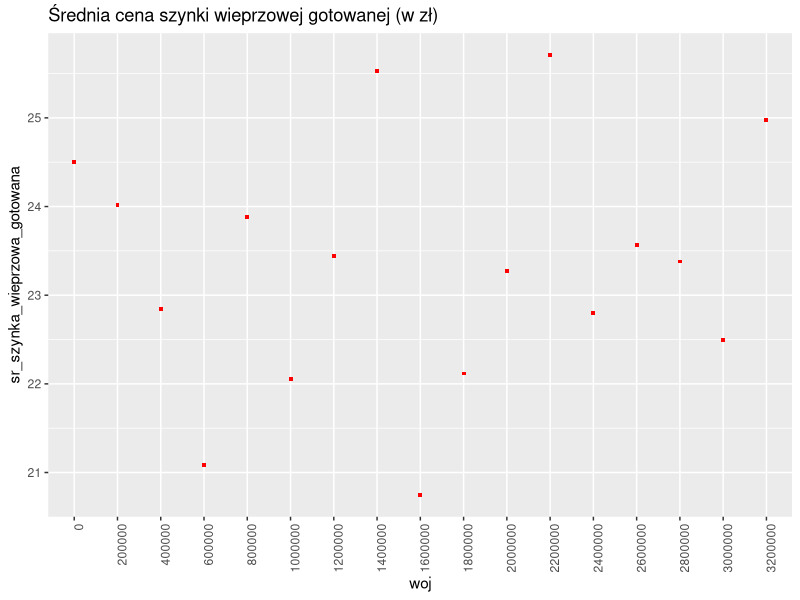
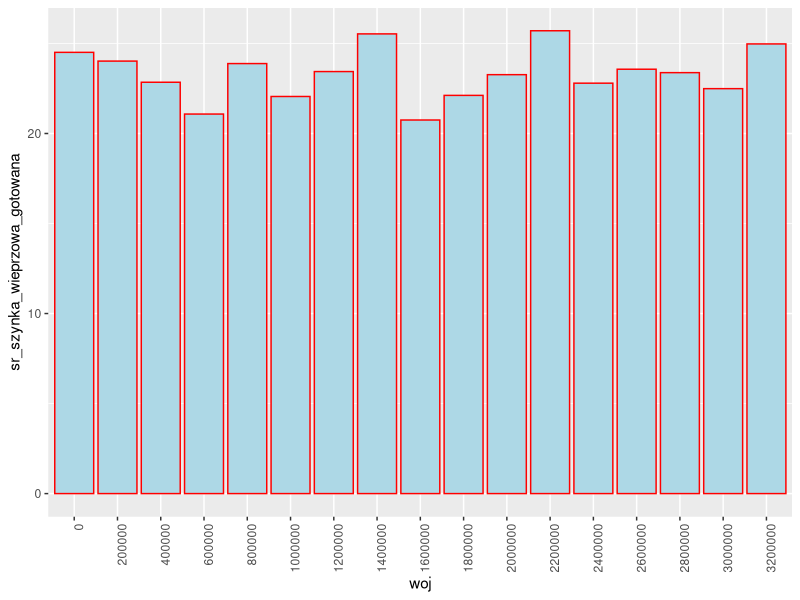
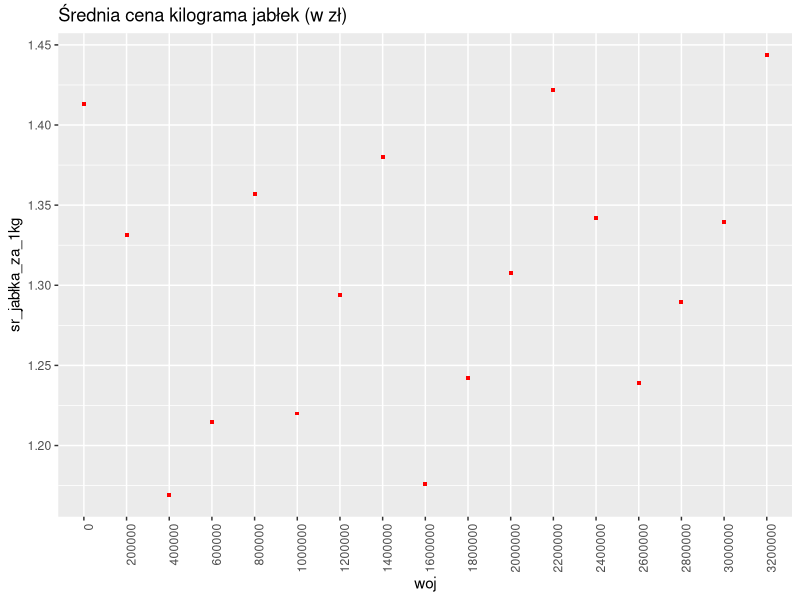
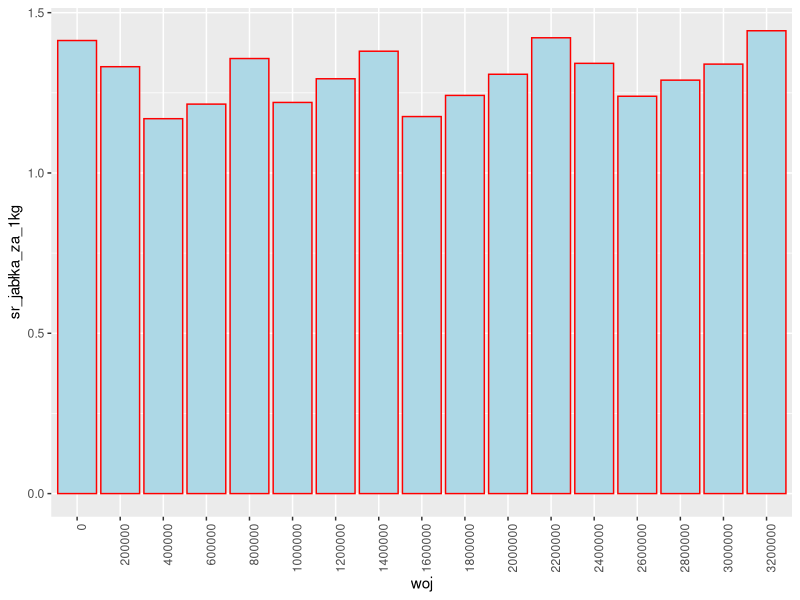
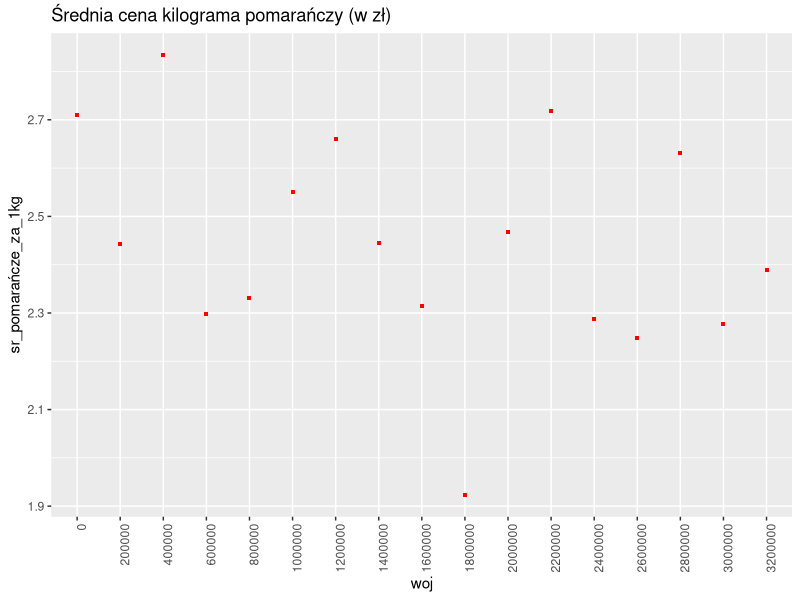
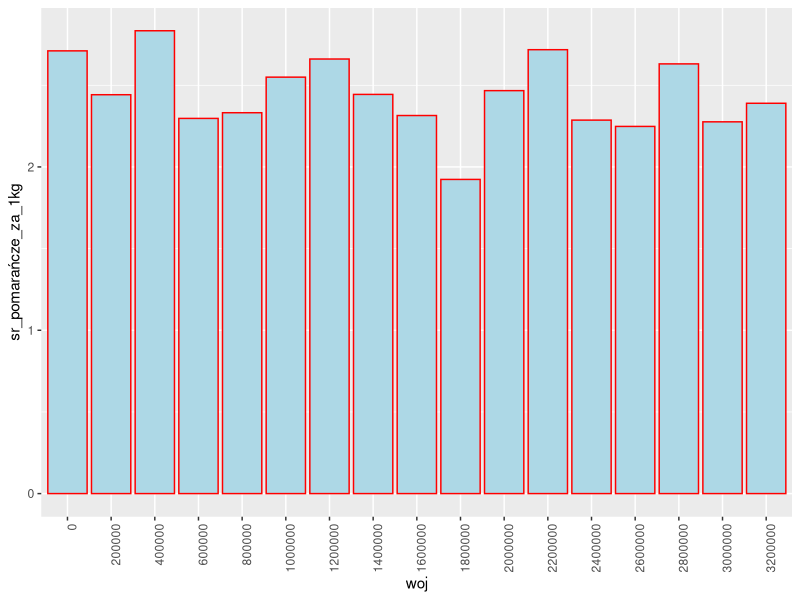
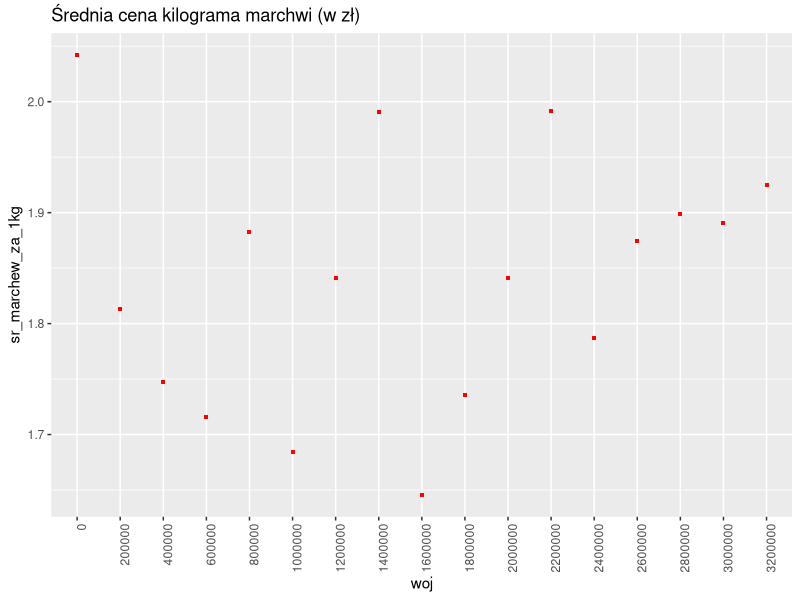
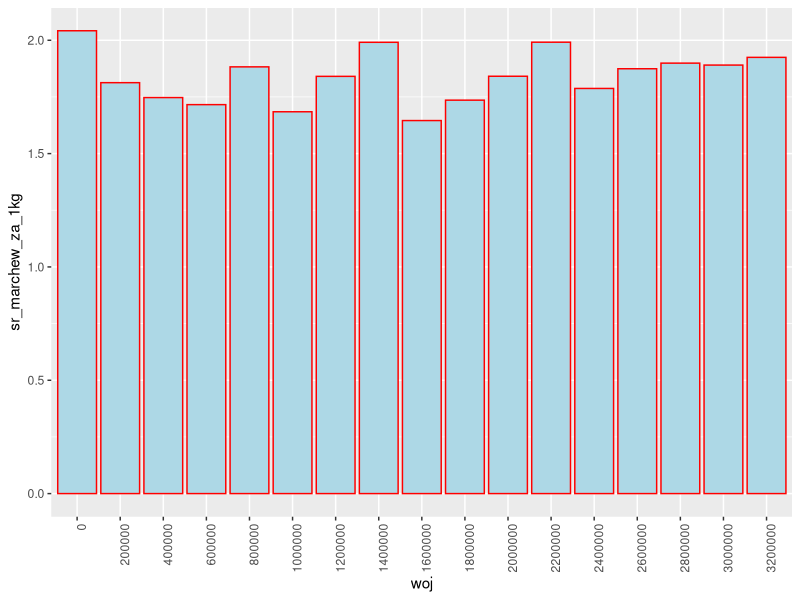

Source code (R) for these figures, in order:
library(ggplot2)
library(tidyverse)
library(zoo)

tab<-read.csv(file="ceny.csv",sep=";",dec=",",encoding = "UTF-8")

View(tab)
names(tab)
names(tab)[1:8]

names(tab)[3:16]<-paste0("szynka_wieprzowa_gotowana",c("2006","2007","2008","2009","2010","2011","2012","2013","2014","2015","2016","2017","2018","2019"))
names(tab)[17:30]<-paste0("jabłka_za_1kg",c("2006","2007","2008","2009","2010","2011","2012","2013","2014","2015","2016","2017","2018","2019"))
names(tab)[31:44]<-paste0("pomarańcze_za_1kg",c("2006","2007","2008","2009","2010","2011","2012","2013","2014","2015","2016","2017","2018","2019"))
names(tab)[45:58]<-paste0("marchew_za_1kg",c("2006","2007","2008","2009","2010","2011","2012","2013","2014","2015","2016","2017","2018","2019"))
names(tab)[59:72]<-paste0("herbata_czarna_liściasta_za_100g",c("2006","2007","2008","2009","2010","2011","2012","2013","2014","2015","2016","2017","2018","2019"))
names(tab)[73:86]<-paste0("koszula_męska_z_elanobawełny_długi_rękaw",c("2006","2007","2008","2009","2010","2011","2012","2013","2014","2015","2016","2017","2018","2019"))
names(tab)[87:100]<-paste0("rajstopy_damskie_gładkie_15den",c("2006","2007","2008","2009","2010","2011","2012","2013","2014","2015","2016","2017","2018","2019"))
names(tab)[101:114]<-paste0("bateria_zlewozmywaka",c("2006","2007","2008","2009","2010","2011","2012","2013","2014","2015","2016","2017","2018","2019"))
names(tab)[115:128]<-paste0("węgiel_kamienny",c("2006","2007","2008","2009","2010","2011","2012","2013","2014","2015","2016","2017","2018","2019"))
names(tab)[129:142]<-paste0("gazeta_regionalna",c("2006","2007","2008","2009","2010","2011","2012","2013","2014","2015","2016","2017","2018","2019"))

View(tab)

woj<-rep(c("Polska","dolnoslaskie","kujawsko-pomorskie","lubelskie","lubuskie","lodzkie","malopolskie",
           "mazowieckie","opolskie","podkarpackie","podlaskie","pomorskie","slaskie","swietokrzyskie","warminsko-mazurskie","wielkopolskie","zachodniopomorskie"),12*140)
mies<-rep(c("sty","lut","mar","kwi","maj","cze","lip","sie","wrz","paz","lis","gru"),each=168)
szynka_wieprzowa_gotowana<-c(tab[,3],tab[,4],tab[,5],tab[,6],tab[,7],tab[,8],tab[,9],tab[,10],tab[,11],tab[,12],tab[,13],tab[,14],tab[,15],tab[,16])
jabłka_za_1kg<-c(tab[,17],tab[,18],tab[,19],tab[,20],tab[,21],tab[,22],tab[,23],tab[,24],tab[,25],tab[,26],tab[,27],tab[,28],tab[,29],tab[,30])
pomarańcze_za_1kg<-c(tab[,31],tab[,32],tab[,33],tab[,34],tab[,35],tab[,36],tab[,37],tab[,38],tab[,39],tab[,40],tab[,41],tab[,42],tab[,43],tab[,44])
marchew_za_1kg<-c(tab[,45],tab[,46],tab[,47],tab[,48],tab[,49],tab[,50],tab[,51],tab[,52],tab[,53],tab[,54],tab[,55],tab[,56],tab[,57],tab[,58])
herbata_czarna_liściasta_za_100g<-c(tab[,59],tab[,60],tab[,61],tab[,62],tab[,63],tab[,64],tab[,65],tab[,66],tab[,67],tab[,68],tab[,69],tab[,70],tab[,71],tab[,72])
koszula_męska_z_elanobawełny_długi_rękaw<-c(tab[,73],tab[,74],tab[,75],tab[,76],tab[,77],tab[,78],tab[,79],tab[,80],tab[,81],tab[,82],tab[,83],tab[,84],tab[,85],tab[,86])
rajstopy_damskie_gładkie_15den<-c(tab[,87],tab[,88],tab[,89],tab[,90],tab[,91],tab[,92],tab[,93],tab[,94],tab[,95],tab[,96],tab[,97],tab[,98],tab[,99],tab[,100])
bateria_zlewozmywaka<-c(tab[,101],tab[,102],tab[,103],tab[,104],tab[,105],tab[,106],tab[,107],tab[,108],tab[,109],tab[,110],tab[,111],tab[,112],tab[,113],tab[,114])
węgiel_kamienny<-c(tab[,115],tab[,116],tab[,117],tab[,118],tab[,119],tab[,120],tab[,121],tab[,122],tab[,123],tab[,124],tab[,125],tab[,126],tab[,127],tab[,128])
gazeta_regionalna<-c(tab[,129],tab[,130],tab[,131],tab[,132],tab[,133],tab[,134],tab[,135],tab[,136],tab[,137],tab[,138],tab[,139],tab[,140],tab[,141],tab[,142])

tab[,2]
tab[,2]<-as.character(tab[,2])
woj<-rep(tab[,2],14)
woj1<-rep(woj,12)
length(woj1)
rok<-rep(c("2006","2007","2008","2009","2010","2011","2012","2013","2014","2015","2016","2017","2018","2019"),each=17)
rok1<-rep(rok,12)
length(rok1)
mies<-rep(c("sty","lut","mar","kwi","maj","cze","lip","sie","wrz","paź","lis","gru"),each=238)
mon<-factor(mies, levels=c("sty","lut","mar","kwi","maj","cze","lip","sie","wrz","paź","lis","gru"), ordered = TRUE)

j=0
szynka_wieprzowa_gotowana<-c(tab[,j+3],tab[,j+4],tab[,j+5],tab[,j+6],tab[,j+7],tab[,j+8],tab[,j+9],tab[,j+10],tab[,j+11],tab[,j+12],tab[,j+13],tab[,j+14],tab[,j+15],tab[,j+16])
jabłka_za_1kg<-c(tab[,j+17],tab[,j+18],tab[,j+19],tab[,j+20],tab[,j+21],tab[,j+22],tab[,j+23],tab[,j+24],tab[,j+25],tab[,j+26],tab[,j+27],tab[,j+28],tab[,j+29],tab[,j+30])
pomarańcze_za_1kg<-c(tab[,j+31],tab[,j+32],tab[,j+33],tab[,j+34],tab[,j+35],tab[,j+36],tab[,j+37],tab[,j+38],tab[,j+39],tab[,j+40],tab[,j+41],tab[,j+42],tab[,j+43],tab[,j+44])
marchew_za_1kg<-c(tab[,j+45],tab[,j+46],tab[,j+47],tab[,j+48],tab[,j+49],tab[,j+50],tab[,j+51],tab[,j+52],tab[,j+53],tab[,j+54],tab[,j+55],tab[,j+56],tab[,j+57],tab[,j+58])
herbata_czarna_liściasta_za_100g<-c(tab[,j+59],tab[,j+60],tab[,j+61],tab[,j+62],tab[,j+63],tab[,j+64],tab[,j+65],tab[,j+66],tab[,j+67],tab[,j+68],tab[,j+69],tab[,j+70],tab[,j+71],tab[,j+72])
koszula_męska_z_elanobawełny_długi_rękaw<-c(tab[,j+73],tab[,j+74],tab[,j+75],tab[,j+76],tab[,j+77],tab[,j+78],tab[,j+79],tab[,j+80],tab[,j+81],tab[,j+82],tab[,j+83],tab[,j+84],tab[,j+85],tab[,j+86])
rajstopy_damskie_gładkie_15den<-c(tab[,j+87],tab[,j+88],tab[,j+89],tab[,j+90],tab[,j+91],tab[,j+92],tab[,j+93],tab[,j+94],tab[,j+95],tab[,j+96],tab[,j+97],tab[,j+98],tab[,j+99],tab[,j+100])
bateria_zlewozmywaka<-c(tab[,j+101],tab[,j+102],tab[,j+103],tab[,j+104],tab[,j+105],tab[,j+106],tab[,j+107],tab[,j+108],tab[,j+109],tab[,j+110],tab[,j+111],tab[,j+112],tab[,j+113],tab[,j+114])
węgiel_kamienny<-c(tab[,j+115],tab[,j+116],tab[,j+117],tab[,j+118],tab[,j+119],tab[,j+120],tab[,j+121],tab[,j+122],tab[,j+123],tab[,j+124],tab[,j+125],tab[,j+126],tab[,j+127],tab[,j+128])
gazeta_regionalna<-c(tab[,j+129],tab[,j+130],tab[,j+131],tab[,j+132],tab[,j+133],tab[,j+134],tab[,j+135],tab[,j+136],tab[,j+137],tab[,j+138],tab[,j+139],tab[,j+140],tab[,j+141],tab[,j+142])

j=140
szynka_wieprzowa_gotowana<-c(szynka_wieprzowa_gotowana,tab[,j+3],tab[,j+4],tab[,j+5],tab[,j+6],tab[,j+7],tab[,j+8],tab[,j+9],tab[,j+10],tab[,j+11],tab[,j+12],tab[,j+13],tab[,j+14],tab[,j+15],tab[,j+16])
jabłka_za_1kg<-c(jabłka_za_1kg,tab[,j+17],tab[,j+18],tab[,j+19],tab[,j+20],tab[,j+21],tab[,j+22],tab[,j+23],tab[,j+24],tab[,j+25],tab[,j+26],tab[,j+27],tab[,j+28],tab[,j+29],tab[,j+30])
pomarańcze_za_1kg<-c(pomarańcze_za_1kg,tab[,j+31],tab[,j+32],tab[,j+33],tab[,j+34],tab[,j+35],tab[,j+36],tab[,j+37],tab[,j+38],tab[,j+39],tab[,j+40],tab[,j+41],tab[,j+42],tab[,j+43],tab[,j+44])
marchew_za_1kg<-c(marchew_za_1kg,tab[,j+45],tab[,j+46],tab[,j+47],tab[,j+48],tab[,j+49],tab[,j+50],tab[,j+51],tab[,j+52],tab[,j+53],tab[,j+54],tab[,j+55],tab[,j+56],tab[,j+57],tab[,j+58])
herbata_czarna_liściasta_za_100g<-c(herbata_czarna_liściasta_za_100g,tab[,j+59],tab[,j+60],tab[,j+61],tab[,j+62],tab[,j+63],tab[,j+64],tab[,j+65],tab[,j+66],tab[,j+67],tab[,j+68],tab[,j+69],tab[,j+70],tab[,j+71],tab[,j+72])
koszula_męska_z_elanobawełny_długi_rękaw<-c(koszula_męska_z_elanobawełny_długi_rękaw,tab[,j+73],tab[,j+74],tab[,j+75],tab[,j+76],tab[,j+77],tab[,j+78],tab[,j+79],tab[,j+80],tab[,j+81],tab[,j+82],tab[,j+83],tab[,j+84],tab[,j+85],tab[,j+86])
rajstopy_damskie_gładkie_15den<-c(rajstopy_damskie_gładkie_15den,tab[,j+87],tab[,j+88],tab[,j+89],tab[,j+90],tab[,j+91],tab[,j+92],tab[,j+93],tab[,j+94],tab[,j+95],tab[,j+96],tab[,j+97],tab[,j+98],tab[,j+99],tab[,j+100])
bateria_zlewozmywaka<-c(bateria_zlewozmywaka,tab[,j+101],tab[,j+102],tab[,j+103],tab[,j+104],tab[,j+105],tab[,j+106],tab[,j+107],tab[,j+108],tab[,j+109],tab[,j+110],tab[,j+111],tab[,j+112],tab[,j+113],tab[,j+114])
węgiel_kamienny<-c(węgiel_kamienny,tab[,j+115],tab[,j+116],tab[,j+117],tab[,j+118],tab[,j+119],tab[,j+120],tab[,j+121],tab[,j+122],tab[,j+123],tab[,j+124],tab[,j+125],tab[,j+126],tab[,j+127],tab[,j+128])
gazeta_regionalna<-c(gazeta_regionalna,tab[,j+129],tab[,j+130],tab[,j+131],tab[,j+132],tab[,j+133],tab[,j+134],tab[,j+135],tab[,j+136],tab[,j+137],tab[,j+138],tab[,j+139],tab[,j+140],tab[,j+141],tab[,j+142])

j=11*140
szynka_wieprzowa_gotowana<-c(szynka_wieprzowa_gotowana,tab[,j+3],tab[,j+4],tab[,j+5],tab[,j+6],tab[,j+7],tab[,j+8],tab[,j+9],tab[,j+10],tab[,j+11],tab[,j+12],tab[,j+13],tab[,j+14],tab[,j+15],tab[,j+16])
jabłka_za_1kg<-c(jabłka_za_1kg,tab[,j+17],tab[,j+18],tab[,j+19],tab[,j+20],tab[,j+21],tab[,j+22],tab[,j+23],tab[,j+24],tab[,j+25],tab[,j+26],tab[,j+27],tab[,j+28],tab[,j+29],tab[,j+30])
pomarańcze_za_1kg<-c(pomarańcze_za_1kg,tab[,j+31],tab[,j+32],tab[,j+33],tab[,j+34],tab[,j+35],tab[,j+36],tab[,j+37],tab[,j+38],tab[,j+39],tab[,j+40],tab[,j+41],tab[,j+42],tab[,j+43],tab[,j+44])
marchew_za_1kg<-c(marchew_za_1kg,tab[,j+45],tab[,j+46],tab[,j+47],tab[,j+48],tab[,j+49],tab[,j+50],tab[,j+51],tab[,j+52],tab[,j+53],tab[,j+54],tab[,j+55],tab[,j+56],tab[,j+57],tab[,j+58])
herbata_czarna_liściasta_za_100g<-c(herbata_czarna_liściasta_za_100g,tab[,j+59],tab[,j+60],tab[,j+61],tab[,j+62],tab[,j+63],tab[,j+64],tab[,j+65],tab[,j+66],tab[,j+67],tab[,j+68],tab[,j+69],tab[,j+70],tab[,j+71],tab[,j+72])
koszula_męska_z_elanobawełny_długi_rękaw<-c(koszula_męska_z_elanobawełny_długi_rękaw,tab[,j+73],tab[,j+74],tab[,j+75],tab[,j+76],tab[,j+77],tab[,j+78],tab[,j+79],tab[,j+80],tab[,j+81],tab[,j+82],tab[,j+83],tab[,j+84],tab[,j+85],tab[,j+86])
rajstopy_damskie_gładkie_15den<-c(rajstopy_damskie_gładkie_15den,tab[,j+87],tab[,j+88],tab[,j+89],tab[,j+90],tab[,j+91],tab[,j+92],tab[,j+93],tab[,j+94],tab[,j+95],tab[,j+96],tab[,j+97],tab[,j+98],tab[,j+99],tab[,j+100])
bateria_zlewozmywaka<-c(bateria_zlewozmywaka,tab[,j+101],tab[,j+102],tab[,j+103],tab[,j+104],tab[,j+105],tab[,j+106],tab[,j+107],tab[,j+108],tab[,j+109],tab[,j+110],tab[,j+111],tab[,j+112],tab[,j+113],tab[,j+114])
węgiel_kamienny<-c(węgiel_kamienny,tab[,j+115],tab[,j+116],tab[,j+117],tab[,j+118],tab[,j+119],tab[,j+120],tab[,j+121],tab[,j+122],tab[,j+123],tab[,j+124],tab[,j+125],tab[,j+126],tab[,j+127],tab[,j+128])
gazeta_regionalna<-c(gazeta_regionalna,tab[,j+129],tab[,j+130],tab[,j+131],tab[,j+132],tab[,j+133],tab[,j+134],tab[,j+135],tab[,j+136],tab[,j+137],tab[,j+138],tab[,j+139],tab[,j+140],tab[,j+141],tab[,j+142])

dane<-data.frame(woj=woj1, rok=rok1, mies=mies, mon=mon, szynka_wieprzowa_gotowana=szynka_wieprzowa_gotowana, jabłka_za_1kg=jabłka_za_1kg,pomarańcze_za_1kg=pomarańcze_za_1kg, 
                 marchew_za_1kg=marchew_za_1kg, herbata_czarna_liściasta_za_100g=herbata_czarna_liściasta_za_100g, koszula_męska_z_elanobawełny_długi_rękaw=koszula_męska_z_elanobawełny_długi_rękaw,
                 rajstopy_damskie_gładkie_15den=rajstopy_damskie_gładkie_15den, bateria_zlewozmywaka=bateria_zlewozmywaka, węgiel_kamienny=węgiel_kamienny, gazeta_regionalna=gazeta_regionalna)

dane[is.na(dane)] <- 0

dim(dane)
View(dane)

#średnie ceny produktów w poszczególnych latach
for(i in 5:14){
  print(tapply(dane[,i],dane[,2],mean))
}

#odchylenie standardowe w poszczególnych latach
for(i in 5:14){
  print(tapply(dane[,i],dane[,2],sd))
}

#średnie ceny produktów z lat 2006-2019 w poszczególnych województwach
sr_szynka_wieprzowa_gotowana<-tapply(dane[,5],dane[,1],mean)
sr_jabłka_za_1kg<-tapply(dane[,6],dane[,1],mean)
sr_pomarańcze_za_1kg<-tapply(dane[,7],dane[,1],mean,na.rm=T)
sr_marchew_za_1kg<-tapply(dane[,8],dane[,1],mean)
sr_herbata_czarna_liściasta_za_100g<-tapply(dane[,9],dane[,1],mean)
sr_koszula_męska_z_elanobawełny_długi_rękaw<-tapply(dane[,10],dane[,1],mean)
sr_rajstopy_damskie_gładkie_15den<-tapply(dane[,11],dane[,1],mean)
sr_bateria_zlewozmywaka<-tapply(dane[,12],dane[,1],mean)
sr_węgiel_kamienny<-tapply(dane[,13],dane[,1],mean)
sr_gazeta_regionalna<-tapply(dane[,14],dane[,1],mean)

#zestawienie średnich cen produktów z lat 2006-2019 w poszczególnych województwach
srednie<-data.frame(woj=as.factor(sort(tab[,1])), sr_szynka_wieprzowa_gotowana=sr_szynka_wieprzowa_gotowana, sr_jabłka_za_1kg=sr_jabłka_za_1kg, sr_pomarańcze_za_1kg=sr_pomarańcze_za_1kg, 
                    sr_marchew_za_1kg=sr_marchew_za_1kg, sr_herbata_czarna_liściasta_za_100g=sr_herbata_czarna_liściasta_za_100g, sr_koszula_męska_z_elanobawełny_długi_rękaw=sr_koszula_męska_z_elanobawełny_długi_rękaw,
                    sr_rajstopy_damskie_gładkie_15den=sr_rajstopy_damskie_gładkie_15den, sr_bateria_zlewozmywaka=sr_bateria_zlewozmywaka, sr_węgiel_kamienny=sr_węgiel_kamienny, sr_gazeta_regionalna=sr_gazeta_regionalna)
View(srednie)

#koszyki ze średnimi cenami z lat 2006-2019
koszyk_dolnoslaskie<-data.frame(sum(srednie[1,2:11]))
koszyk_kujawsko_pomorskie<-data.frame(sum(srednie[2,2:11]))
koszyk_lodzkie<-data.frame(sum(srednie[3,2:11]))
koszyk_lubelskie<-data.frame(sum(srednie[4,2:11]))
koszyk_lubuskie<-data.frame(sum(srednie[5,2:11]))
koszyk_malopolskie<-data.frame(sum(srednie[6,2:11]))
koszyk_mazowieckie<-data.frame(sum(srednie[7,2:11]))
koszyk_opolskie<-data.frame(sum(srednie[8,2:11]))
koszyk_podkarpackie<-data.frame(sum(srednie[9,2:11]))
koszyk_podlaskie<-data.frame(sum(srednie[10,2:11]))
koszyk_polska<-data.frame(sum(srednie[11,2:11]))
koszyk_pomorskie<-data.frame(sum(srednie[12,2:11]))
koszyk_slaskie<-data.frame(sum(srednie[13,2:11]))
koszyk_swietokrzyskie<-data.frame(sum(srednie[14,2:11]))
koszyk_warminsko_mazurskie<-data.frame(sum(srednie[15,2:11]))
koszyk_wielkopolskie<-data.frame(sum(srednie[16,2:11]))
koszyk_zachodniopomorskie<-data.frame(sum(srednie[17,2:11]))

#wykresy średnich
#szynka_wieprzowa_gotowana 
ggplot(data = srednie, 
       aes(x = woj, 
           y = sr_szynka_wieprzowa_gotowana)) + 
  geom_point(color = 'red', 
             size = 1, 
             shape = 15) +
  ggtitle("Średnia cena szynki wieprzowej gotowanej (w zł)") +
  theme(axis.text.x = element_text(angle = 90, hjust = 1))

ggplot(data = srednie, 
       aes(x = woj, 
           y = sr_szynka_wieprzowa_gotowana)) +
  geom_bar(stat = 'identity', fill="lightblue", colour = "red") +
  theme(axis.text.x = element_text(angle = 90, hjust = 1))

#jabłka_za_1kg
ggplot(data = srednie, 
       aes(x = woj, 
           y = sr_jabłka_za_1kg)) + 
  geom_point(color = 'red', 
             size = 1, 
             shape = 15) +
  ggtitle("Średnia cena kilograma jabłek (w zł)") +
  theme(axis.text.x = element_text(angle = 90, hjust = 1))

ggplot(data = srednie, 
       aes(x = woj, 
           y = sr_jabłka_za_1kg)) +
  geom_bar(stat = 'identity', fill="lightblue", colour = "red") +
  theme(axis.text.x = element_text(angle = 90, hjust = 1))

#pomarańcze_za_1kg
ggplot(data = srednie, 
       aes(x = woj, 
           y = sr_pomarańcze_za_1kg)) + 
  geom_point(color = 'red', 
             size = 1, 
             shape = 15) +
  ggtitle("Średnia cena kilograma pomarańczy (w zł)") +
  theme(axis.text.x = element_text(angle = 90, hjust = 1))

ggplot(data = srednie, 
       aes(x = woj, 
           y = sr_pomarańcze_za_1kg)) +
  geom_bar(stat = 'identity', fill="lightblue", colour = "red") +
  theme(axis.text.x = element_text(angle = 90, hjust = 1))

#marchew_za_1kg
ggplot(data = srednie, 
       aes(x = woj, 
           y = sr_marchew_za_1kg)) + 
  geom_point(color = 'red', 
             size = 1, 
             shape = 15) +
  ggtitle("Średnia cena kilograma marchwi (w zł)") +
  theme(axis.text.x = element_text(angle = 90, hjust = 1))

ggplot(data = srednie, 
       aes(x = woj, 
           y = sr_marchew_za_1kg)) +
  geom_bar(stat = 'identity', fill="lightblue", colour = "red") +
  theme(axis.text.x = element_text(angle = 90, hjust = 1))

#herbata_czarna_liściasta_za_100g
ggplot(data = srednie, 
       aes(x = woj, 
           y = sr_herbata_czarna_liściasta_za_100g)) + 
  geom_point(color = 'red', 
             size = 1, 
             shape = 15) +
  ggtitle("Średnia cena 100g herbaty czarnej liściastej (w zł)") +
  theme(axis.text.x = element_text(angle = 90, hjust = 1))

ggplot(data = srednie, 
       aes(x = woj, 
           y = sr_herbata_czarna_liściasta_za_100g)) +
  geom_bar(stat = 'identity', fill="lightblue", colour = "red") +
  theme(axis.text.x = element_text(angle = 90, hjust = 1))

#koszula_męska_z_elanobawełny_długi_rękaw
ggplot(data = srednie, 
       aes(x = woj, 
           y = sr_koszula_męska_z_elanobawełny_długi_rękaw)) + 
  geom_point(color = 'red', 
             size = 1, 
             shape = 15) +
  ggtitle("Średnia cena koszuli męskiej z elanobawełny, długi rękaw (w zł)") +
  theme(axis.text.x = element_text(angle = 90, hjust = 1))

ggplot(data = srednie, 
       aes(x = woj, 
           y = sr_koszula_męska_z_elanobawełny_długi_rękaw)) +
  geom_bar(stat = 'identity', fill="lightblue", colour = "red") +
  theme(axis.text.x = element_text(angle = 90, hjust = 1))

#rajstopy_damskie_gładkie_15den
ggplot(data = srednie, 
       aes(x = woj, 
           y = sr_rajstopy_damskie_gładkie_15den)) + 
  geom_point(color = 'red', 
             size = 1, 
             shape = 15) +
  ggtitle("Średnia cena rajstop damskich gładkich 15 den (w zł)") +
  theme(axis.text.x = element_text(angle = 90, hjust = 1))

ggplot(data = srednie, 
       aes(x = woj, 
           y = sr_rajstopy_damskie_gładkie_15den)) +
  geom_bar(stat = 'identity', fill="lightblue", colour = "red") +
  theme(axis.text.x = element_text(angle = 90, hjust = 1))

#bateria_zlewozmywaka
ggplot(data = srednie, 
       aes(x = woj, 
           y = sr_bateria_zlewozmywaka)) + 
  geom_point(color = 'red', 
             size = 1, 
             shape = 15) +
  ggtitle("Średnia cena baterii zlewozmywaka (w zł)") +
  theme(axis.text.x = element_text(angle = 90, hjust = 1))

ggplot(data = srednie, 
       aes(x = woj, 
           y = sr_bateria_zlewozmywaka)) +
  geom_bar(stat = 'identity', fill="lightblue", colour = "red") +
  theme(axis.text.x = element_text(angle = 90, hjust = 1))

#węgiel_kamienny
ggplot(data = srednie, 
       aes(x = woj, 
           y = sr_węgiel_kamienny)) + 
  geom_point(color = 'red', 
             size = 1, 
             shape = 15) +
  ggtitle("Średnia cena węgla kamiennego (w zł)") +
  theme(axis.text.x = element_text(angle = 90, hjust = 1))

ggplot(data = srednie, 
       aes(x = woj, 
           y = sr_węgiel_kamienny)) +
  geom_bar(stat = 'identity', fill="lightblue", colour = "red") +
  theme(axis.text.x = element_text(angle = 90, hjust = 1))

#gazeta_regionalna
ggplot(data = srednie, 
       aes(x = woj, 
           y = sr_gazeta_regionalna)) + 
  geom_point(color = 'red', 
             size = 1, 
             shape = 15) +
  ggtitle("Średnia cena gazety regionalnej (w zł)") +
  theme(axis.text.x = element_text(angle = 90, hjust = 1))

ggplot(data = srednie, 
       aes(x = woj, 
           y = sr_gazeta_regionalna)) +
  geom_bar(stat = 'identity', fill="lightblue", colour = "red") +
  theme(axis.text.x = element_text(angle = 90, hjust = 1))

#odchylenie standardowe w poszczególnych województwach
sd_szynka_wieprzowa_gotowana<-tapply(dane[,5],dane[,1],sd)
sd_jabłka_za_1kg<-tapply(dane[,6],dane[,1],sd)
sd_pomarańcze_za_1kg<-tapply(dane[,7],dane[,1],sd,na.rm=T)
sd_marchew_za_1kg<-tapply(dane[,8],dane[,1],sd)
sd_herbata_czarna_liściasta_za_100g<-tapply(dane[,9],dane[,1],sd)
sd_koszula_męska_z_elanobawełny_długi_rękaw<-tapply(dane[,10],dane[,1],sd)
sd_rajstopy_damskie_gładkie_15den<-tapply(dane[,11],dane[,1],sd)
sd_bateria_zlewozmywaka<-tapply(dane[,12],dane[,1],sd)
sd_węgiel_kamienny<-tapply(dane[,13],dane[,1],sd)
sd_gazeta_regionalna<-tapply(dane[,14],dane[,1],sd)

#zestawienie odchyleń standardowych
odchylenia<-data.frame(srednie,sd_szynka_wieprzowa_gotowana=sd_szynka_wieprzowa_gotowana, sd_jabłka_za_1kg=sd_jabłka_za_1kg,
                       sd_pomarańcze_za_1kg=sd_pomarańcze_za_1kg, sd_marchew_za_1kg=sd_marchew_za_1kg, sd_herbata_czarna_liściasta_za_100g=sd_herbata_czarna_liściasta_za_100g, sd_koszula_męska_z_elanobawełny_długi_rękaw=sd_koszula_męska_z_elanobawełny_długi_rękaw,
                       sd_rajstopy_damskie_gładkie_15den=sd_rajstopy_damskie_gładkie_15den, sd_bateria_zlewozmywaka=sd_bateria_zlewozmywaka, sd_węgiel_kamienny=sd_węgiel_kamienny, sd_gazeta_regionalna=sd_gazeta_regionalna)

#wykresy odchyleń
#szynka_wieprzowa_gotowana
ggplot(odchylenia, aes(x=woj, y=sr_szynka_wieprzowa_gotowana)) + 
  geom_errorbar(aes(ymin=sr_szynka_wieprzowa_gotowana-sd_szynka_wieprzowa_gotowana, 
                    ymax=sr_szynka_wieprzowa_gotowana+sd_szynka_wieprzowa_gotowana), 
                width=.1,
                col="blue") +
  geom_point(color = 'red', 
             size = 1, 
             shape = 15) + 
  theme(axis.text.x = element_text(angle = 90, hjust = 1))

ggplot(data = odchylenia, 
       aes(x = woj, 
           y = sr_szynka_wieprzowa_gotowana)) +
  geom_bar(stat = 'identity', fill="lightblue", colour = "red") +
  geom_errorbar(aes(ymin=sr_szynka_wieprzowa_gotowana - sd_szynka_wieprzowa_gotowana, ymax=sr_szynka_wieprzowa_gotowana + sd_szynka_wieprzowa_gotowana),
                width=.2,
                col="darkblue") + 
  theme(axis.text.x = element_text(angle = 90, hjust = 1))

#jabłka_za_1kg
ggplot(odchylenia, aes(x=woj, y=sr_jabłka_za_1kg)) + 
  geom_errorbar(aes(ymin=sr_jabłka_za_1kg-sd_jabłka_za_1kg, 
                    ymax=sr_jabłka_za_1kg+sd_jabłka_za_1kg), 
                width=.1,
                col="blue") +
  geom_point(color = 'red', 
             size = 1, 
             shape = 15) + 
  theme(axis.text.x = element_text(angle = 90, hjust = 1))

ggplot(data = odchylenia, 
       aes(x = woj, 
           y = sr_jabłka_za_1kg)) +
  geom_bar(stat = 'identity', fill="lightblue", colour = "red") +
  geom_errorbar(aes(ymin=sr_jabłka_za_1kg - sd_jabłka_za_1kg, ymax=sr_jabłka_za_1kg + sd_jabłka_za_1kg),
                width=.2,
                col="darkblue") + 
  theme(axis.text.x = element_text(angle = 90, hjust = 1))

#pomarańcze_za_1kg 
ggplot(odchylenia, aes(x=woj, y=sr_pomarańcze_za_1kg)) + 
  geom_errorbar(aes(ymin=sr_pomarańcze_za_1kg-sd_pomarańcze_za_1kg, 
                    ymax=sr_pomarańcze_za_1kg+sd_pomarańcze_za_1kg), 
                width=.1,
                col="blue") +
  geom_point(color = 'red', 
             size = 1, 
             shape = 15) + 
  theme(axis.text.x = element_text(angle = 90, hjust = 1))

ggplot(data = odchylenia, 
       aes(x = woj, 
           y = sr_pomarańcze_za_1kg)) +
  geom_bar(stat = 'identity', fill="lightblue", colour = "red") +
  geom_errorbar(aes(ymin=sr_pomarańcze_za_1kg - sd_pomarańcze_za_1kg, ymax=sr_pomarańcze_za_1kg + sd_pomarańcze_za_1kg),
                width=.2,                    # Width of the error bars
                col="darkblue") + 
  theme(axis.text.x = element_text(angle = 90, hjust = 1))

#marchew_za_1kg
ggplot(odchylenia, aes(x=woj, y=sr_marchew_za_1kg)) + 
  geom_errorbar(aes(ymin=sr_marchew_za_1kg-sd_marchew_za_1kg, 
                    ymax=sr_marchew_za_1kg+sd_marchew_za_1kg), 
                width=.1,
                col="blue") +
  geom_point(color = 'red', 
             size = 1, 
             shape = 15) + 
  theme(axis.text.x = element_text(angle = 90, hjust = 1))

ggplot(data = odchylenia, 
       aes(x = woj, 
           y = sr_marchew_za_1kg)) +
  geom_bar(stat = 'identity', fill="lightblue", colour = "red") +
  geom_errorbar(aes(ymin=sr_marchew_za_1kg - sd_marchew_za_1kg, ymax=sr_marchew_za_1kg + sd_marchew_za_1kg),
                width=.2,
                col="darkblue") + 
  theme(axis.text.x = element_text(angle = 90, hjust = 1))

#herbata_czarna_liściasta_za_100g
ggplot(odchylenia, aes(x=woj, y=sr_herbata_czarna_liściasta_za_100g)) + 
  geom_errorbar(aes(ymin=sr_herbata_czarna_liściasta_za_100g-sd_herbata_czarna_liściasta_za_100g, 
                    ymax=sr_herbata_czarna_liściasta_za_100g+sd_herbata_czarna_liściasta_za_100g), 
                width=.1,
                col="blue") +
  geom_point(color = 'red', 
             size = 1, 
             shape = 15) + 
  theme(axis.text.x = element_text(angle = 90, hjust = 1))

ggplot(data = odchylenia, 
       aes(x = woj, 
           y = sr_herbata_czarna_liściasta_za_100g)) +
  geom_bar(stat = 'identity', fill="lightblue", colour = "red") +
  geom_errorbar(aes(ymin=sr_herbata_czarna_liściasta_za_100g - sd_herbata_czarna_liściasta_za_100g, ymax=sr_herbata_czarna_liściasta_za_100g + sd_herbata_czarna_liściasta_za_100g),
                width=.2,
                col="darkblue") + 
  theme(axis.text.x = element_text(angle = 90, hjust = 1))

#koszula_męska_z_elanobawełny_długi_rękaw
ggplot(odchylenia, aes(x=woj, y=sr_koszula_męska_z_elanobawełny_długi_rękaw)) + 
  geom_errorbar(aes(ymin=sr_koszula_męska_z_elanobawełny_długi_rękaw-sd_koszula_męska_z_elanobawełny_długi_rękaw, 
                    ymax=sr_koszula_męska_z_elanobawełny_długi_rękaw+sd_koszula_męska_z_elanobawełny_długi_rękaw), 
                width=.1,
                col="blue") +
  geom_point(color = 'red', 
             size = 1, 
             shape = 15) + 
  theme(axis.text.x = element_text(angle = 90, hjust = 1))

ggplot(data = odchylenia, 
       aes(x = woj, 
           y = sr_koszula_męska_z_elanobawełny_długi_rękaw)) +
  geom_bar(stat = 'identity', fill="lightblue", colour = "red") +
  geom_errorbar(aes(ymin=sr_koszula_męska_z_elanobawełny_długi_rękaw - sd_koszula_męska_z_elanobawełny_długi_rękaw, ymax=sr_koszula_męska_z_elanobawełny_długi_rękaw + sd_koszula_męska_z_elanobawełny_długi_rękaw),
                width=.2,
                col="darkblue") + 
  theme(axis.text.x = element_text(angle = 90, hjust = 1))

#rajstopy_damskie_gładkie_15den
ggplot(odchylenia, aes(x=woj, y=sr_rajstopy_damskie_gładkie_15den)) + 
  geom_errorbar(aes(ymin=sr_rajstopy_damskie_gładkie_15den-sd_rajstopy_damskie_gładkie_15den, 
                    ymax=sr_rajstopy_damskie_gładkie_15den+sd_rajstopy_damskie_gładkie_15den), 
                width=.1,
                col="blue") +
  geom_point(color = 'red', 
             size = 1, 
             shape = 15) + 
  theme(axis.text.x = element_text(angle = 90, hjust = 1))

ggplot(data = odchylenia, 
       aes(x = woj, 
           y = sr_rajstopy_damskie_gładkie_15den)) +
  geom_bar(stat = 'identity', fill="lightblue", colour = "red") +
  geom_errorbar(aes(ymin=sr_rajstopy_damskie_gładkie_15den - sd_rajstopy_damskie_gładkie_15den, ymax=sr_rajstopy_damskie_gładkie_15den + sd_rajstopy_damskie_gładkie_15den),
                width=.2,
                col="darkblue") + 
  theme(axis.text.x = element_text(angle = 90, hjust = 1))

#bateria_zlewozmywaka
ggplot(odchylenia, aes(x=woj, y=sr_bateria_zlewozmywaka)) + 
  geom_errorbar(aes(ymin=sr_bateria_zlewozmywaka-sd_bateria_zlewozmywaka, 
                    ymax=sr_bateria_zlewozmywaka+sd_bateria_zlewozmywaka), 
                width=.1,
                col="blue") +
  geom_point(color = 'red', 
             size = 1, 
             shape = 15) + 
  theme(axis.text.x = element_text(angle = 90, hjust = 1))

ggplot(data = odchylenia, 
       aes(x = woj, 
           y = sr_bateria_zlewozmywaka)) +
  geom_bar(stat = 'identity', fill="lightblue", colour = "red") +
  geom_errorbar(aes(ymin=sr_bateria_zlewozmywaka - sd_bateria_zlewozmywaka, ymax=sr_bateria_zlewozmywaka + sd_bateria_zlewozmywaka),
                width=.2,
                col="darkblue") + 
  theme(axis.text.x = element_text(angle = 90, hjust = 1))

#węgiel_kamienny
ggplot(odchylenia, aes(x=woj, y=sr_węgiel_kamienny)) + 
  geom_errorbar(aes(ymin=sr_węgiel_kamienny-sd_węgiel_kamienny, 
                    ymax=sr_węgiel_kamienny+sd_węgiel_kamienny), 
                width=.1,
                col="blue") +
  geom_point(color = 'red', 
             size = 1, 
             shape = 15) + 
  theme(axis.text.x = element_text(angle = 90, hjust = 1))

ggplot(data = odchylenia, 
       aes(x = woj, 
           y = sr_węgiel_kamienny)) +
  geom_bar(stat = 'identity', fill="lightblue", colour = "red") +
  geom_errorbar(aes(ymin=sr_węgiel_kamienny - sd_węgiel_kamienny, ymax=sr_węgiel_kamienny + sd_węgiel_kamienny),
                width=.2,
                col="darkblue") + 
  theme(axis.text.x = element_text(angle = 90, hjust = 1))

#gazeta_regionalna
ggplot(odchylenia, aes(x=woj, y=sr_gazeta_regionalna)) + 
  geom_errorbar(aes(ymin=sr_gazeta_regionalna-sd_gazeta_regionalna, 
                    ymax=sr_gazeta_regionalna+sd_gazeta_regionalna), 
                width=.1,
                col="blue") +
  geom_point(color = 'red', 
             size = 1, 
             shape = 15) + 
  theme(axis.text.x = element_text(angle = 90, hjust = 1))

ggplot(data = odchylenia, 
       aes(x = woj, 
           y = sr_gazeta_regionalna)) +
  geom_bar(stat = 'identity', fill="lightblue", colour = "red") +
  geom_errorbar(aes(ymin=sr_gazeta_regionalna - sd_gazeta_regionalna, ymax=sr_gazeta_regionalna + sd_gazeta_regionalna),
                width=.2,
                col="darkblue") + 
  theme(axis.text.x = element_text(angle = 90, hjust = 1))

#analiza cen dla Polski (lata 2006-2019)
dim(dane)
View(dane)

polska <- dane[dane$woj == "POLSKA",]
dim(polska)
View(polska)
str(polska)

polska$data <- as.yearmon(paste(polska$mies, polska$rok)) 
polska<-polska[order(polska$mies),]
polska2006<-polska[polska$rok==2006,]
polska2007<-polska[polska$rok==2007,]
polska2008<-polska[polska$rok==2008,]
polska2009<-polska[polska$rok==2009,]
polska2010<-polska[polska$rok==2010,]
polska2011<-polska[polska$rok==2011,]
polska2012<-polska[polska$rok==2012,]
polska2013<-polska[polska$rok==2013,]
polska2014<-polska[polska$rok==2014,]
polska2015<-polska[polska$rok==2015,]
polska2016<-polska[polska$rok==2016,]
polska2017<-polska[polska$rok==2017,]
polska2018<-polska[polska$rok==2018,]
polska2019<-polska[polska$rok==2019,]

#zmiany cen produktów w czasie dla Polski
#szynka_wieprzowa_gotowana
ggplot(data = polska, 
       aes(x = data, 
           y = szynka_wieprzowa_gotowana,
           color =rok)) + 
  geom_point(size = 5, 
             shape = 15) +
  ggtitle("Zmiany cen szynki wieprzowej gotowanej w Polsce w latach 2006-2019") +
  scale_x_yearmon() +
  theme(axis.text.x = element_text(angle = 90, hjust = .5))

#jabłka_za_1kg
ggplot(data = polska, 
       aes(x = data, 
           y = jabłka_za_1kg,
           color =rok)) + 
  geom_point(size = 5, 
             shape = 15) +
  ggtitle("Zmiany cen kilograma jabłek w Polsce w latach 2006-2019") +
  scale_x_yearmon() +
  theme(axis.text.x = element_text(angle = 90, hjust = .5))

#pomarańcze_za_1kg
ggplot(data = polska, 
       aes(x = data, 
           y = pomarańcze_za_1kg,
           color =rok)) + 
  geom_point(size = 5, 
             shape = 15) +
  ggtitle("Zmiany cen kilograma pomarańczy w Polsce w latach 2006-2019") +
  scale_x_yearmon() +
  theme(axis.text.x = element_text(angle = 90, hjust = .5))

#marchew_za_1kg
ggplot(data = polska, 
       aes(x = data, 
           y = marchew_za_1kg,
           color =rok)) + 
  geom_point(size = 5, 
             shape = 15) +
  ggtitle("Zmiany cen kilograma marchwi w Polsce w latach 2006-2019") +
  scale_x_yearmon() +
  theme(axis.text.x = element_text(angle = 90, hjust = .5))

#herbata_czarna_liściasta_za_100g
ggplot(data = polska, 
       aes(x = data, 
           y = herbata_czarna_liściasta_za_100g,
           color =rok)) + 
  geom_point(size = 5, 
             shape = 15) +
  ggtitle("Zmiany cen 100g herbaty czarnej liściastej w Polsce w latach 2006-2019") +
  scale_x_yearmon() +
  theme(axis.text.x = element_text(angle = 90, hjust = .5))

#koszula_męska_z_elanobawełny_długi_rękaw
ggplot(data = polska, 
       aes(x = data, 
           y = koszula_męska_z_elanobawełny_długi_rękaw,
           color =rok)) + 
  geom_point(size = 5, 
             shape = 15) +
  ggtitle("Zmiany cen koszuli męskiej z elanobawełny długi rękaw w Polsce w latach 2006-2019") +
  scale_x_yearmon() +
  theme(axis.text.x = element_text(angle = 90, hjust = .5))

#rajstopy damskie gładkie 15den
ggplot(data = polska, 
       aes(x = data, 
           y = rajstopy_damskie_gładkie_15den,
           color =rok)) + 
  geom_point(size = 5, 
             shape = 15) +
  ggtitle("Zmiany cen rajstop damskich gładkich 15den w Polsce w latach 2006-2019") +
  scale_x_yearmon() +
  theme(axis.text.x = element_text(angle = 90, hjust = .5))

#bateria_zlewozmywaka
ggplot(data = polska, 
       aes(x = data, 
           y = bateria_zlewozmywaka,
           color =rok)) + 
  geom_point(size = 5, 
             shape = 15) +
  ggtitle("Zmiany cen baterii zlewozmywaka w Polsce w latach 2006-2019") +
  scale_x_yearmon() +
  theme(axis.text.x = element_text(angle = 90, hjust = .5))

#węgiel_kamienny
ggplot(data = polska, 
       aes(x = data, 
           y = węgiel_kamienny,
           color =rok)) + 
  geom_point(size = 5, 
             shape = 15) +
  ggtitle("Zmiany cen węgla kamiennego w Polsce w latach 2006-2019") +
  scale_x_yearmon() +
  theme(axis.text.x = element_text(angle = 90, hjust = .5))

#gazeta_regionalna
ggplot(data = polska, 
       aes(x = data, 
           y = gazeta_regionalna,
           color =rok)) + 
  geom_point(size = 5, 
             shape = 15) +
  ggtitle("Zmiany cen gazety regionalnej w Polsce w latach 2006-2019") +
  scale_x_yearmon() +
  theme(axis.text.x = element_text(angle = 90, hjust = .5))
